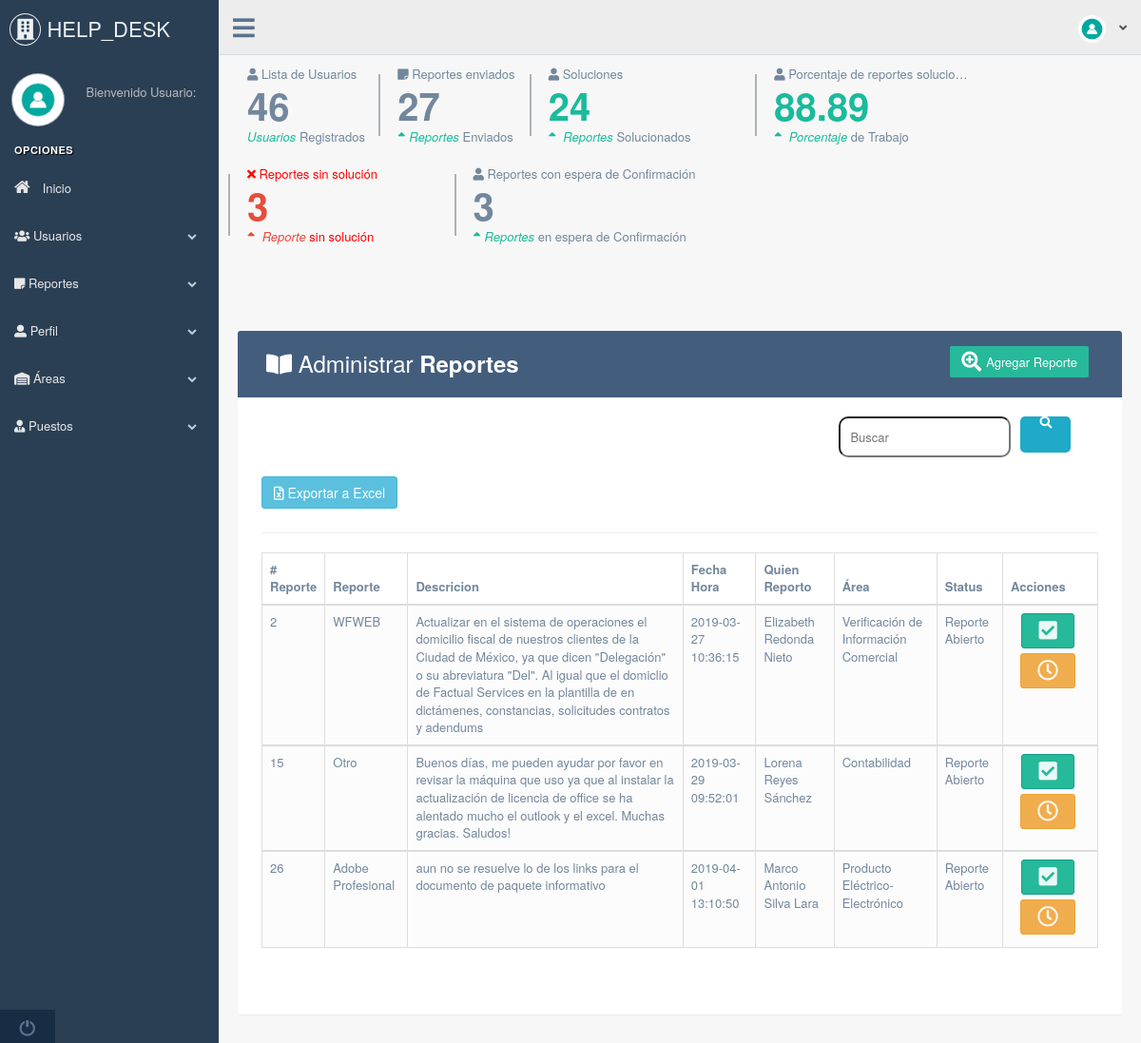
The page /administrator/lista_reportes.php on the database its author committed.
### tables this page shows
CREATE TABLE `mreporte` (
  `id_reporte` int(11) NOT NULL,
  `idcreporte` int(11) NOT NULL,
  `descripcion` text NOT NULL,
  `fecha_hora` datetime NOT NULL DEFAULT CURRENT_TIMESTAMP,
  `status` int(11) NOT NULL DEFAULT '1',
  `idusuario` int(11) NOT NULL
);

CREATE TABLE `creportes` (
  `idcreporte` int(11) NOT NULL,
  `reporte` varchar(255) NOT NULL,
  `status` int(11) NOT NULL DEFAULT '1'
);

CREATE TABLE `musuario` (
  `idusuario` int(11) NOT NULL,
  `nombre` varchar(255) NOT NULL,
  `nomusuario` varchar(255) NOT NULL,
  `password` varchar(255) NOT NULL,
  `id_carea` int(11) NOT NULL,
  `id_cpuesto` int(11) NOT NULL,
  `id_cusuario` int(11) NOT NULL DEFAULT '2',
  `status` int(11) NOT NULL DEFAULT '1',
  `correo` varchar(255) NOT NULL
);

CREATE TABLE `carea` (
  `id_carea` int(11) NOT NULL,
  `area` varchar(255) NOT NULL,
  `status` int(11) DEFAULT '1'
);

### administrator/lista_reportes.php (shortened to what this page needs)
<?php
include '../php/conexion.php';
?>
<!DOCTYPE html>
<html lang="en">
  <head>
<link rel="stylesheet" type="text/css" href="css/custom.css">
  <?php include 'includes/script.php';?>
  </head>
  <?php include 'includes/script.php' ?>
  </head>
  <body class="nav-md">
    <div class="container body">
      <div class="main_container">
        <div class="col-md-3 left_col">
          <div class="left_col scroll-view">
            <div class="navbar nav_title" style="border: 0;">
              <a href="index.php" class="site_title"><i class="fas fa-building"></i> HELP_DESK<span></span></a>
            </div>
           <?php include 'includes/menu.php';?>
            <div class="sidebar-footer hidden-small">
              <a data-toggle="tooltip" data-placement="top" title="Logout" href="salir.php">
                <span class="glyphicon glyphicon-off" aria-hidden="true"></span>
              </a>
            </div>
          </div>
        </div>
<div class="top_nav">
          <div class="nav_menu">
            <nav>
              <div class="nav toggle">
                <a id="menu_toggle"><i class="fa fa-bars"></i></a>
              </div>
              <ul class="nav navbar-nav navbar-right">
                <li class="">
                  <a href="profile.php" class="user-profile dropdown-toggle" aria-expanded="false">
                    <img src="images/user.jpg" alt=""><?php echo $_SESSION['nombre']?>
                    <span class=" fa fa-angle-down"></span>
                  </a>
                  </ul>
            </nav>
          </div>
        </div>
<div class="right_col" role="main">
           <div class="row tile_count">
            <div class="col-md-2 col-sm-4 col-xs-6 tile_stats_count">
              <span class="count_top"><i class="fa fa-user"></i> Lista de Usuarios</span>
              <div class="count">
                <?php
                  $sql="SELECT * FROM musuario";
                  $result=mysqli_query($con,$sql);
                   $campos=mysqli_num_rows($result);
                   echo $campos;
                ?>
              </div>
              <span class="count_bottom"><i class="green">Usuarios </i> Registrados</span>
            </div>
            <div class="col-md-2 col-sm-4 col-xs-6 tile_stats_count">
              <span class="count_top"><i class="fas fa-sticky-note"></i> Reportes enviados</span>
              <div class="count">
                <?php
                  $sql="SELECT * FROM mreporte";
                  $result=mysqli_query($con,$sql);
                   $campos=mysqli_num_rows($result);
                   echo $campos;
                ?>
              </div>
              <span class="count_bottom"><i class="green"><i class="fa fa-sort-asc"></i>Reportes  </i> Enviados</span>
            </div>
            <div class="col-md-3 col-sm-3 col-xs-6 tile_stats_count">
              <span class="count_top"><i class="fa fa-user"></i> Soluciones</span>
              <div class="count green"><?php
                  $sql="SELECT * FROM msolucion";
                  $result=mysqli_query($con,$sql);
                   $campos=mysqli_num_rows($result);
                   echo $campos;
                ?> </div>
              <span class="count_bottom"><i class="green"><i class="fa fa-sort-asc"></i> Reportes</i> Solucionados</span>
            </div>
          <div class="col-md-3 col-sm-7 col-xs-6 tile_stats_count">
              <span class="count_top"><i class="fa fa-user"></i> Porcentaje de reportes solucionados</span>
              <div class="count green"><?php
                 $sql="SELECT * FROM mreporte";
                  $result=mysqli_query($con,$sql);
                   $campos=mysqli_num_rows($result);
                    $sql1="SELECT * FROM msolucion";
                  $result1=mysqli_query($con,$sql1);
                   $campos1=mysqli_num_rows($result1);
                  $operacion = $campos1*100;
                  if ($campos==0||$campos1==0) {
                    $total="0%";
                    echo $total;
                  }else {
                     $nop = $operacion/$campos;
                  echo round($nop,2);
                  }
                ?> </div>
              <span class="count_bottom"><i class="green"><i class="fa fa-sort-asc"></i> Porcentaje</i>  de Trabajo</span>
            </div>
 <div class="col-md-3 col-sm-7 col-xs-6 tile_stats_count">
              <span class="count_top" style="color: red"><i class="fas fa-times"></i> Reportes sin solución</span>
              <div class="count red"><?php
                 $sql="SELECT * FROM mreporte";
                  $result=mysqli_query($con,$sql);
                   $campos=mysqli_num_rows($result);
                    $sql1="SELECT * FROM msolucion";
                  $result1=mysqli_query($con,$sql1);
                   $campos1=mysqli_num_rows($result1);
                  $operacion = $campos-$campos1;
                 echo $operacion;
                ?> </div>
              <span class="count_bottom" style="color: red"><i class="red"><i class="fa fa-sort-asc"></i> Reporte </i>  sin solución</span>
            </div>
            <div class="col-md-5 col-sm-4 col-xs-6 tile_stats_count">
              <span class="count_top"><i class="fa fa-user"></i> Reportes con espera de Confirmación</span>
              <div class="count">
                <?php
                  $sql="SELECT * FROM coun";
                  $result=mysqli_query($con,$sql);
                   $campos=mysqli_num_rows($result);
                   echo $campos;
                ?>
              </div>
 <span class="count_bottom"><i class="green"><i class="fa fa-sort-asc"></i>Reportes  </i> en espera de Confirmación</span>
            </div>
   </div>
          <br />
    <div class="container">
        <div class="table-wrapper">
            <div class="table-title">
                <div class="row">
                    <div class="col-sm-6">
            <h2> <i class="fas fa-book-open"></i> Administrar <b>Reportes</b></h2>
          </div>
          <div class="col-sm-6">
            <a href="#addreporteModal" class="btn btn-success" data-toggle="modal"><i class="fas fa-search-plus"></i> <span>Agregar Reporte</span></a>
          </div>
                </div>
            </div>
      <div class='col-sm-4 pull-right'>
        <div id="custom-search-input">
                            <div class="input-group col-md-12">
                                <form action="buscar_reporte.php" method="get" class="form_search">
                <input type="text" name="busqueda" id="busqueda" class="form_search" placeholder="Buscar">
                <button type="submit" class="btn_search"><i class="fas fa-search"></i> </button>
            </form>
                            </div>
                </div>
      </div>
      <div class='clearfix'></div>
      <a class="btn btn-info" href="exportar/list_reports.php"><i class="far fa-file-excel"></i>
            Exportar a Excel
          </a>
      <hr>
 <table id="datatable-buttons" class="table table-striped table-bordered">
                      <thead>
                        <tr>
                          <th># Reporte</th>
                          <th>Reporte</th>
                          <th>Descricion</th>
                          <th>Fecha Hora</th>
                          <th>Quien Reporto</th>
                          <th>Área</th>
                          <th>Status</th>
                          <th>Acciones</th>
                        </tr>
                         <?php
              $query=mysqli_query($con,"SELECT musuario.id_carea,carea.id_carea,carea.area,creportes.reporte,mreporte.id_reporte,mreporte.descripcion,mreporte.fecha_hora,musuario.nombre,mreporte.status FROM mreporte INNER JOIN creportes on creportes.idcreporte = mreporte.idcreporte INNER JOIN musuario on musuario.idusuario = mreporte.idusuario
INNER JOIN carea on carea.id_carea = musuario.id_carea
where mreporte.status = 1 ORDER BY mreporte.id_reporte ASC");
              $result = mysqli_num_rows($query);
              if ($result > 0) {
              while($data = mysqli_fetch_array($query)){
                $texto="";
                if ($data['status']==2) {
                            $texto = " Solucion Temporal";
                }else{
             $texto = "Reporte Abierto";
         }
              ?>
                      </thead>
                      <tbody>
                        <tr>
                          <td><?php echo $data['id_reporte'];?></td>
                          <td><?php echo $data['reporte'];?></td>
                          <td><?php echo $data['descripcion'];?></td>
                          <td><?php echo $data['fecha_hora'];?></td>
                          <td><?php echo $data['nombre'];?></td>
                          <td><?php echo $data['area']?> </td>
                          <td><?php echo $texto;?></td>
                           <td>
                            <center>
                          <a href="anadir_solucion.php?id_reporte=<?php echo $data["id_reporte"];?>"  ><button type="submit" name="accion" class="btn btn-success"><i class="fas fa-check-square"></i></button></a>
                           <a href="anadir_soluciontemp.php?id_reporte=<?php echo $data["id_reporte"];?>"  ><button type="submit" name="accion" class="btn btn-warning"><i class="far fa-clock"></i></button></a>
                          </center>
                          </td>
                         </tr>
                      </tbody>
                       <?php
}
}
        ?>
                    </table>
                <footer>
        </footer>
      </div>
    </div>
  </body>
</html>

### administrator/css/custom.css (style rules this page uses)
body { color: #566787; background: #f5f5f5; font-family: 'Varela Round', sans-serif; font-size: 13px; }
.table-wrapper { background: #fff; padding: 20px 25px; margin: 30px 0; border-radius: 3px; box-shadow: 0 1px 1px rgba(0,0,0,.05); }
.table-title { padding-bottom: 15px; background: #435d7d; color: #fff; padding: 16px 30px; margin: -20px -25px 10px; border-radius: 3px 3px 0 0; }
.table-title h2 { margin: 5px 0 0; font-size: 24px; }
.table-title .btn { color: #fff; float: right; font-size: 13px; border: none; min-width: 50px; border-radius: 2px; border: none; outline: none !important; margin-left: 10px; }
.table-title .btn i { float: left; font-size: 21px; margin-right: 5px; }
.table-title .btn span { float: left; margin-top: 2px; }
table.table tr th, table.table tr td { border-color: #e9e9e9; padding: 12px 15px; vertical-align: middle; }
table.table tr th:first-child { width: 60px; }
table.table tr th:last-child { width: 100px; }
table.table-striped tbody tr:nth-of-type(odd) { background-color: #fcfcfc; }
table.table td:last-child i { opacity: 0.9; font-size: 22px; margin: 0 5px; }
table.table td a { font-weight: bold; color: #566787; display: inline-block; text-decoration: none; outline: none !important; }
table.table td i { font-size: 19px; }
.form_search { display: -webkit-flex; display: -moz-flex; display: -ms-flex; display: -o-flex; display:flex; float: right; background: initial; padding:10px; border-radius: 10px; }
.form_search .btn_search { background: #1faac8; color:#FFF; padding:0 20px; border: 0; cursor: pointer; margin-left: 10px; display: -webkit-flex; display: -moz-flex; display: -ms-flex; display: -o-flex; display: flex; border-radius: 5px; }

### rows shown on the page
mreporte: id_reporte "2", idcreporte.reporte "WFWEB", descripcion "Actualizar en el sistema de operaciones el domicilio fiscal de nuestros clientes de la Ciudad de México, ya que dicen \"Delegación\" o su abreviatura \"Del\". Al igual que el domiclio de Factual Services en la plantilla de en dictámenes, constancias, solicitudes contratos y adendums", fecha_hora "2019-03-27 10:36:15", idusuario.nombre "Elizabeth Redonda Nieto", carea.area "Verificación de Información Comercial", status "Reporte Abierto"
mreporte: id_reporte "15", idcreporte.reporte "Otro", descripcion "Buenos días, me pueden ayudar por favor en revisar la máquina que uso ya que al instalar la actualización de licencia de office se ha alentado mucho el outlook y el excel. Muchas gracias. Saludos!", fecha_hora "2019-03-29 09:52:01", idusuario.nombre "Lorena Reyes Sánchez", carea.area "Contabilidad", status "Reporte Abierto"
mreporte: id_reporte "26", idcreporte.reporte "Adobe Profesional", descripcion "aun no se resuelve lo de los links para el documento de paquete informativo", fecha_hora "2019-04-01 13:10:50", idusuario.nombre "Marco Antonio Silva Lara", carea.area "Producto Eléctrico-Electrónico", status "Reporte Abierto"

### other values the page prints
$campos "46"
$campos "27"
$campos "24"
$nop "88.89"
$operacion "3"
$campos "3"
